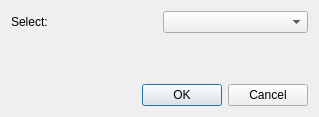
<?xml version="1.0" encoding="UTF-8"?>
<ui version="4.0">
 <class>Dialog</class>
 <widget class="QDialog" name="Dialog">
  <property name="geometry">
   <rect>
    <x>0</x>
    <y>0</y>
    <width>319</width>
    <height>117</height>
   </rect>
  </property>
  <property name="windowTitle">
   <string>Dialog</string>
  </property>
  <layout class="QVBoxLayout" name="verticalLayout">
   <item>
    <layout class="QHBoxLayout" name="horizontalLayout">
     <item>
      <widget class="QLabel" name="label">
       <property name="text">
        <string>Select:</string>
       </property>
      </widget>
     </item>
     <item>
      <widget class="QComboBox" name="comboBox"/>
     </item>
    </layout>
   </item>
   <item>
    <spacer name="verticalSpacer">
     <property name="orientation">
      <enum>Qt::Vertical</enum>
     </property>
     <property name="sizeHint" stdset="0">
      <size>
       <width>20</width>
       <height>40</height>
      </size>
     </property>
    </spacer>
   </item>
   <item>
    <widget class="QDialogButtonBox" name="buttonBox">
     <property name="orientation">
      <enum>Qt::Horizontal</enum>
     </property>
     <property name="standardButtons">
      <set>QDialogButtonBox::Cancel|QDialogButtonBox::Ok</set>
     </property>
    </widget>
   </item>
  </layout>
 </widget>
 <resources/>
 <connections>
  <connection>
   <sender>buttonBox</sender>
   <signal>accepted()</signal>
   <receiver>Dialog</receiver>
   <slot>accept()</slot>
   <hints>
    <hint type="sourcelabel">
     <x>248</x>
     <y>254</y>
    </hint>
    <hint type="destinationlabel">
     <x>157</x>
     <y>274</y>
    </hint>
   </hints>
  </connection>
  <connection>
   <sender>buttonBox</sender>
   <signal>rejected()</signal>
   <receiver>Dialog</receiver>
   <slot>reject()</slot>
   <hints>
    <hint type="sourcelabel">
     <x>316</x>
     <y>260</y>
    </hint>
    <hint type="destinationlabel">
     <x>286</x>
     <y>274</y>
    </hint>
   </hints>
  </connection>
 </connections>
</ui>
